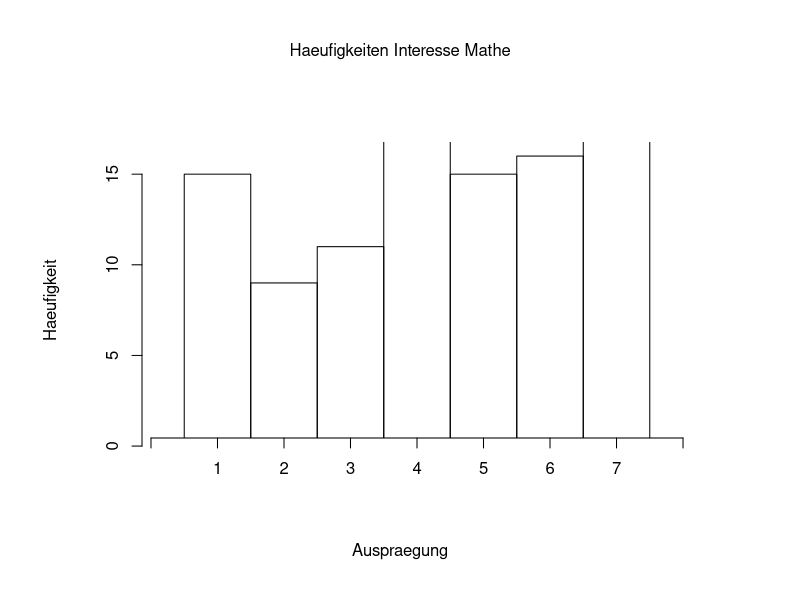
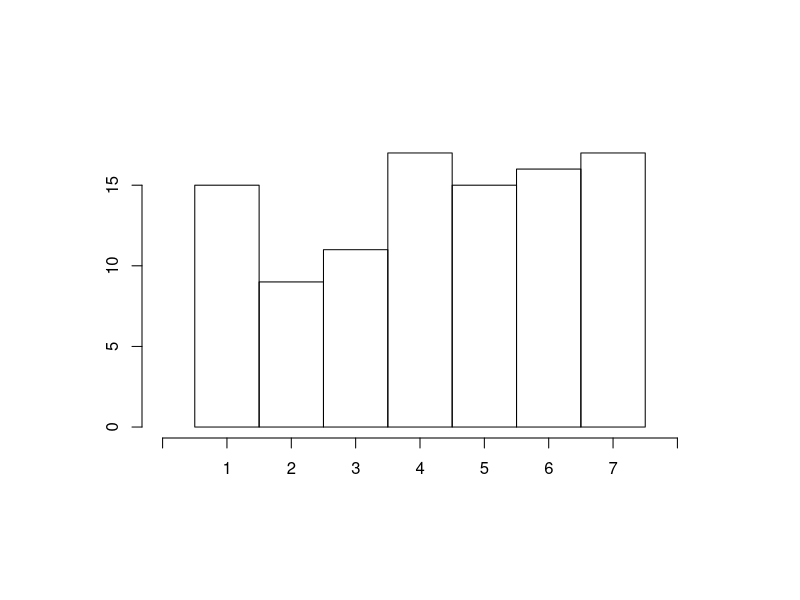

Write the R code that produced these figures, in order. (Note: this script raises an error after producing the figures.)
#Hier die Funktionen zur Auswertung
test <- data.frame("alter"=round(rnorm(100, mean = 25,sd = 2),1),
                   "fach"=factor(sample(c("A", "B", "C"),100, rep=T)),
                   "IntMath" = factor(sample(1:7, 100, rep=T)),
                   "IntPro" = factor(sample(1:7, 100, rep=T)),
                   "MLK" = factor(sample(0:1, 100, rep=T))                   )

# (a) Eine Funktion, die verschiedene geeignete deskriptive Statistiken
# fuer metrische Variablen berechnet und ausgibt

metric <- function(v, name, boxpl=FALSE){
  if(boxpl){boxplot(v, xlab=name, main=paste("Auswertung", name))}
  return(c(summary(v), "Varianz"=var(v)))
}
#Test
metric(test$alter, "Alter")



# b) Eine Funktion, die verschiedene geeignete deskriptive Statistiken
# fuer kategoriale Variablen berechnet und ausgibt

kateg <- function(v, name, plot=TRUE){
  tab <- table(v)
  mod <- names(which(table(v)==max(table(v))))
  
  #Grafik
  if(plot){
    n <- length(levels(v))
    maH <- max(table(v))
    plot.new()
    plot.window(xlim=c(0,n+1), ylim=c(0,maH))
    par(oma=c(3,3,3,3))
    axis(1, at=0:(n+1), labels = c("",levels(v),""))
    axis(2)
    rect(xleft=(1:n)-0.5, ybottom=0, xright=(1:n)+0.5, ytop=table(v))
    mtext(text=paste("Haeufigkeiten", name),side = 3, outer=TRUE)
    mtext("Auspraegung", 1, outer = TRUE)
    mtext("Haeufigkeit", 2, outer = TRUE)
  }
  return(list("Modus"=mod, "abs. Haeufigkeiten"=tab, "rel. Haeufigkeiten"=tab*(1/length(v))))
}
#Test
kateg(test$IntMath, "Interesse Mathe")

# (c) Eine Funktion, die geeignete deskriptive bivariate Statistiken fuer
# den Zusammenhang zwischen zwei kategorialen Variablen
# berechnet ausgibt

bivKateg <- function(v1, v2, name1, name2, plot){
  #einzelne Auswertungen
  cat("Auswewrtung der Variable v1", "\n")
  print(kateg(v1))
  cat("--------------------------", "\n")
  cat("Auswertung der Variable v2", "\n")
  print(kateg(v2))
  cat("--------------------------", "\n")
  
  #gemeinsame Haeufigkeiten
  tab <- table(v1, v2)
  rel_tab <- (1/min(c(length(v1), length(v2))))*tab
  
  #evtl noch Plot der gemeinsamen Haeufigkeiten
  if(plot){
    dev.off()
    plot(table(v1,v2), xlab=name1, ylab=name2, 
         main=paste("Zusammenhang", name1 ,"und", name2))
  }
  
  return(list("gemeinsame Haeufigkeiten"= tab, "rel. Haeufigkeiten"=rel_tab))
  
}

#Test
bivKateg(test$IntMath, test$MLK, "Interesse Mathe", "Mathe LK", TRUE)


# (d) Eine Funktion, die geeignete deskriptive bivariate Statistiken fuer
# den Zusammengang zwischen einer metrischen und einer
# dichotomen Variablen berechnet und ausgibt

bivMetDicho <- function(met, dic, nameMet, nameDic){
  boxplot(met ~ dic, xlab=nameDic, ylab=nameMet, 
          main=paste("Zusammenhang", nameMet, "und", nameDic))
  realisationen_von_dic = dic[which(duplicated(dic) == FALSE)]
  met1 = met[which(dic == realisationen_von_dic[1])]
  met2 = met[which(dic == realisationen_von_dic[2])]
  
  return(list("Realisationen_von_dic" = table(dic), "Erste_Realisation_von_dic" = metric(met1), 
              "Zweite_Realisation_von_dic" = metric(met2)))
}

#Test
bivMetDicho(met = test$alter, dic= test$MLK, "Alter", "MatheLK")


# (e) Eine Funktion, die eine mindestens ordinal skalierte Variable
# quantilbasiert kategorisiert (z.B. in niedrig, mittel, hoch)

quantKateg <- function(v){
  quantiles <- quantile(v, c(0.33,0.66))
  kat <- 0
  for(i in 1:length(v)){
    if(v[i]<=quantiles[1]){kat[i] <- "niedrig"}
    if(v[i]<=quantiles[2] && v[i]>quantiles[1]){kat[i] <- "mittel"}
    if(v[i]>quantiles[2]){kat[i] <- "hoch"}
  }
  return(kat)
}

#Test
quantKateg(test$alter)



# (f) Eine Funktion, die eine geeignete Visualisierung von drei oder vier
# kategorialen Variablen erstellt

visualize <- function(v1,v2,v3,v4="", name1, name2, name3, name4=""){
  par(mfrow=c(2,2))
  plot(table(v1), xlab=name1, ylab="Haeufigkeit")
  box()
  plot(table(v2), xlab=name2, ylab="Haeufigkeit")
  box()
  plot(table(v3), xlab=name3, ylab="Haeufigkeit")
  box()
  if(v4!=""){
    plot(table(v4), xlab=name4, ylab="Haeufigkeit")
    box()
    }
}

visualize(test$fach, test$IntMath, test$IntPro, test$MLK, 
          "Fach", "InteresseMathe", "Interesse Programmieren", "MatheLK")

# Freiwillig: weitere zur Deskription und Visualisierung geeignete
# Funktionen
